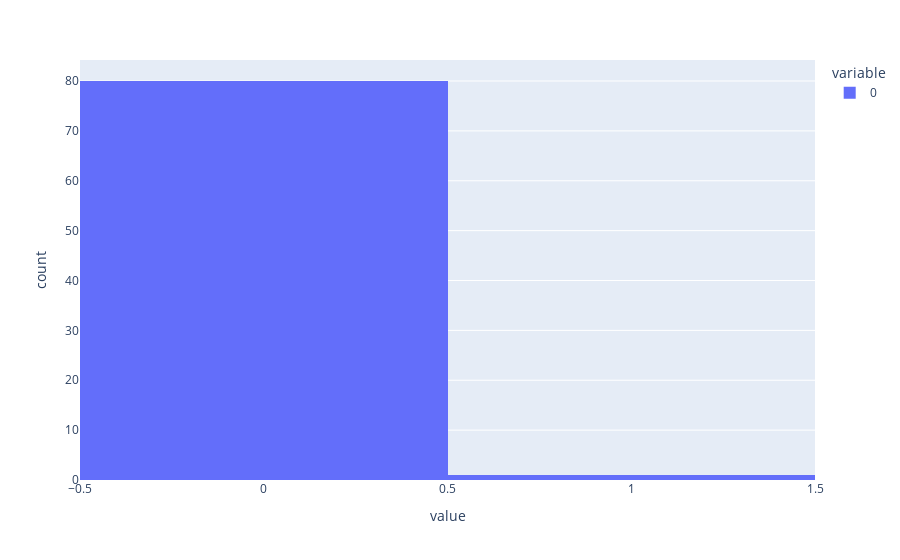
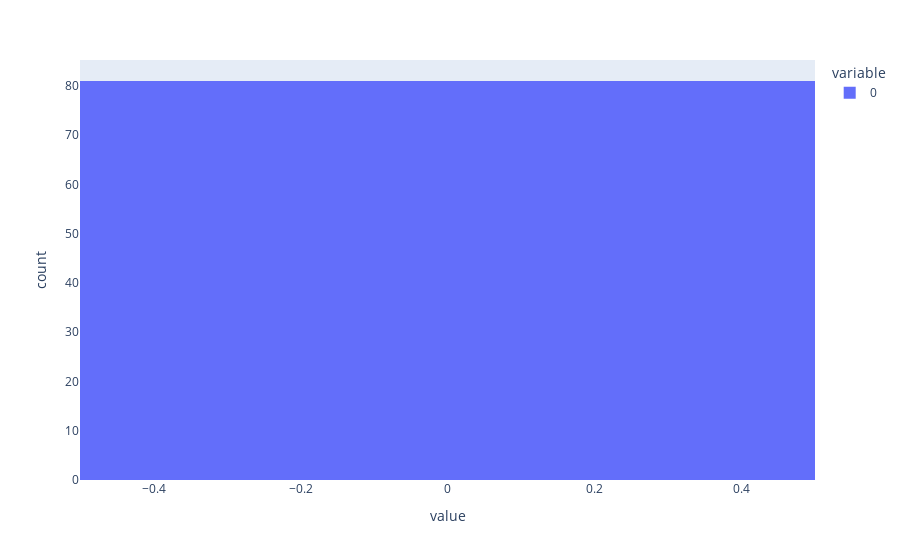
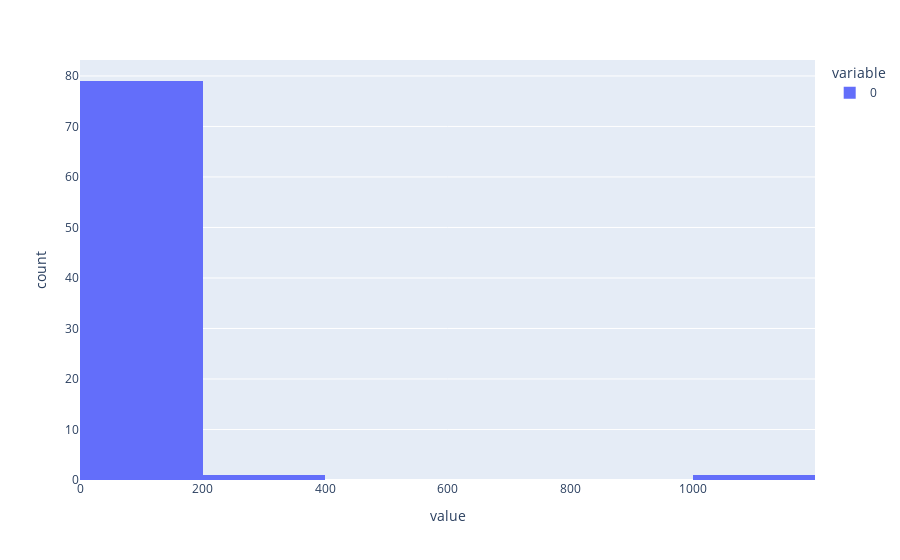
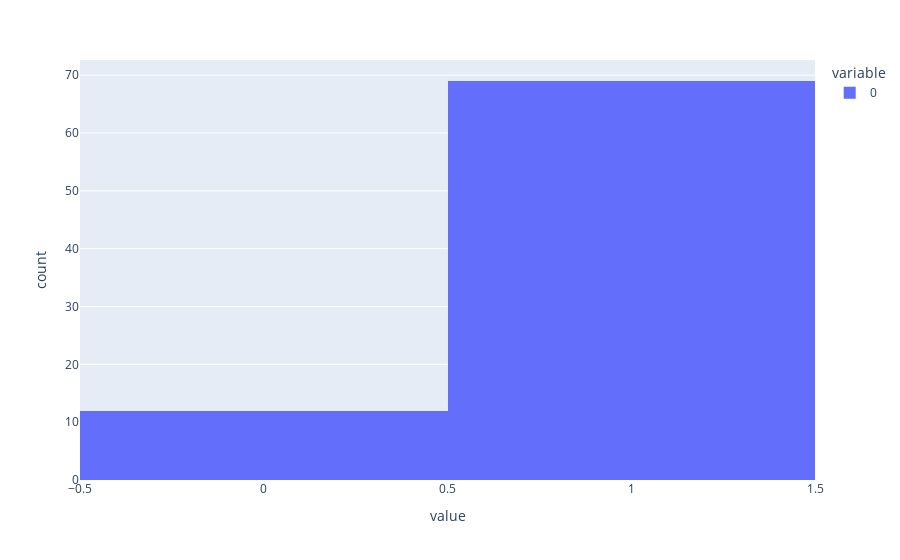

Notebook code cell kept with these figures, in order:
### Code cell
for segment in unique_segments:
    display(Markdown(f"### Segment: {segment}"))
    for k in results.metrics.keys():
        if "_segment_" in k and segment.replace(" ", "_") not in k:
            continue
        segment_results = [
            results.metrics[k][i] for i, s in enumerate(segments) if s == segment
        ]
        print(k)
        print("count", len(segment_results))
        print("mean", np.mean(segment_results))
        print("std", np.std(segment_results))
        print("max", np.max(segment_results))
        print("min", np.min(segment_results))
        px.histogram(segment_results).show()

### Figure 1 — Plotly figure (JSON) as saved in the notebook; plotly's stock layout.template omitted (floating-point values rounded to 4 significant figures)
{"data": [{"bingroup": "x", "hovertemplate": "variable=0<br>value=%{x}<br>count=%{y}<extra></extra>", "legendgroup": "0", "marker": {"color": "#636efa", "pattern": {"shape": ""}}, "name": "0", "orientation": "v", "showlegend": true, "type": "histogram", "x": [0.0, 0.0, 0.0, 0.0, 0.0, 0.0, 0.0, 0.0, 0.0, 0.0, 0.0, 0.0, 0.0, 0.0, 0.0, 0.0, 0.0, 0.0, 0.0, 0.0, 0.0, 0.0, 0.0, 0.0, 0.0, 0.0, 0.0, 0.0, 0.0, 0.0, 0.0, 0.0, 0.0, 0.0, 0.0, 0.0, 0.0, 0.0, 0.0, 0.0, 0.0, 0.0, 0.0, 0.0, 0.0, 0.0, 0.0, 0.0, 0.0, 0.0, 0.0, 0.0, 0.0, 0.0, 0.0, 0.0, 0.0, 0.0, 0.0, 1.0, 0.0, 0.0, 0.0, 0.0, 0.0, 0.0, 0.0, 0.0, 0.0, 0.0, 0.0, 0.0, 0.0, 0.0, 0.0, 0.0, 0.0, 0.0, 0.0, 0.0, 0.0], "xaxis": "x", "yaxis": "y"}], "layout": {"barmode": "relative", "legend": {"title": {"text": "variable"}, "tracegroupgap": 0}, "margin": {"t": 60}, "xaxis": {"anchor": "y", "domain": [0, 1], "title": {"text": "value"}}, "yaxis": {"anchor": "x", "domain": [0, 1], "title": {"text": "count"}}}}

### Figure 2 — Plotly figure (JSON) as saved in the notebook; plotly's stock layout.template omitted (floating-point values rounded to 4 significant figures)
{"data": [{"bingroup": "x", "hovertemplate": "variable=0<br>value=%{x}<br>count=%{y}<extra></extra>", "legendgroup": "0", "marker": {"color": "#636efa", "pattern": {"shape": ""}}, "name": "0", "orientation": "v", "showlegend": true, "type": "histogram", "x": [0.0, 0.0, 0.0, 0.0, 0.0, 0.0, 0.0, 0.0, 0.0, 0.0, 0.0, 0.0, 0.0, 0.0, 0.0, 0.0, 0.0, 0.0, 0.0, 0.0, 0.0, 0.0, 0.0, 0.0, 0.0, 0.0, 0.0, 0.0, 0.0, 0.0, 0.0, 0.0, 0.0, 0.0, 0.0, 0.0, 0.0, 0.0, 0.0, 0.0, 0.0, 0.0, 0.0, 0.0, 0.0, 0.0, 0.0, 0.0, 0.0, 0.0, 0.0, 0.0, 0.0, 0.0, 0.0, 0.0, 0.0, 0.0, 0.0, 0.0, 0.0, 0.0, 0.0, 0.0, 0.0, 0.0, 0.0, 0.0, 0.0, 0.0, 0.0, 0.0, 0.0, 0.0, 0.0, 0.0, 0.0, 0.0, 0.0, 0.0, 0.0], "xaxis": "x", "yaxis": "y"}], "layout": {"barmode": "relative", "legend": {"title": {"text": "variable"}, "tracegroupgap": 0}, "margin": {"t": 60}, "xaxis": {"anchor": "y", "domain": [0, 1], "title": {"text": "value"}}, "yaxis": {"anchor": "x", "domain": [0, 1], "title": {"text": "count"}}}}

### Figure 3 — Plotly figure (JSON) as saved in the notebook; plotly's stock layout.template omitted (floating-point values rounded to 4 significant figures)
{"data": [{"bingroup": "x", "hovertemplate": "variable=0<br>value=%{x}<br>count=%{y}<extra></extra>", "legendgroup": "0", "marker": {"color": "#636efa", "pattern": {"shape": ""}}, "name": "0", "orientation": "v", "showlegend": true, "type": "histogram", "x": [0.0, 0.0, 0.0, 0.0, 0.0, 0.0, 0.0, 0.0, 0.0, 0.0, 0.0, 0.0, 0.0, 0.0, 0.0, 0.0, 0.0, 0.0, 0.0, 0.0, 0.0, 0.0, 0.0, 0.0, 225.0, 0.0, 0.0, 0.0, 0.0, 0.0, 0.0, 0.0, 0.0, 0.0, 0.0, 0.0, 0.0, 0.0, 0.0, 0.0, 0.0, 0.0, 0.0, 0.0, 0.0, 0.0, 0.0, 0.0, 0.0, 0.0, 0.0, 0.0, 0.0, 0.0, 0.0, 0.0, 0.0, 0.0, 0.0, 1170.0, 0.0, 0.0, 0.0, 0.0, 0.0, 0.0, 0.0, 0.0, 0.0, 0.0, 0.0, 0.0, 0.0, 0.0, 0.0, 0.0, 0.0, 0.0, 0.0, 0.0, 0.0], "xaxis": "x", "yaxis": "y"}], "layout": {"barmode": "relative", "legend": {"title": {"text": "variable"}, "tracegroupgap": 0}, "margin": {"t": 60}, "xaxis": {"anchor": "y", "domain": [0, 1], "title": {"text": "value"}}, "yaxis": {"anchor": "x", "domain": [0, 1], "title": {"text": "count"}}}}

### Figure 4 — Plotly figure (JSON) as saved in the notebook; plotly's stock layout.template omitted (floating-point values rounded to 4 significant figures)
{"data": [{"bingroup": "x", "hovertemplate": "variable=0<br>value=%{x}<br>count=%{y}<extra></extra>", "legendgroup": "0", "marker": {"color": "#636efa", "pattern": {"shape": ""}}, "name": "0", "orientation": "v", "showlegend": true, "type": "histogram", "x": [1.0, 1.0, 1.0, 1.0, 1.0, 1.0, 1.0, 1.0, 1.0, 1.0, 0.0, 1.0, 0.0, 0.0, 1.0, 1.0, 1.0, 1.0, 1.0, 1.0, 1.0, 1.0, 1.0, 1.0, 1.0, 1.0, 1.0, 1.0, 1.0, 1.0, 1.0, 0.0, 1.0, 1.0, 1.0, 1.0, 1.0, 1.0, 1.0, 1.0, 1.0, 0.0, 0.0, 0.0, 1.0, 1.0, 1.0, 1.0, 1.0, 0.0, 1.0, 1.0, 1.0, 1.0, 1.0, 0.0, 1.0, 1.0, 0.0, 0.0, 1.0, 1.0, 1.0, 1.0, 1.0, 1.0, 1.0, 1.0, 1.0, 1.0, 1.0, 1.0, 1.0, 1.0, 1.0, 1.0, 1.0, 1.0, 1.0, 0.0, 1.0], "xaxis": "x", "yaxis": "y"}], "layout": {"barmode": "relative", "legend": {"title": {"text": "variable"}, "tracegroupgap": 0}, "margin": {"t": 60}, "xaxis": {"anchor": "y", "domain": [0, 1], "title": {"text": "value"}}, "yaxis": {"anchor": "x", "domain": [0, 1], "title": {"text": "count"}}}}
